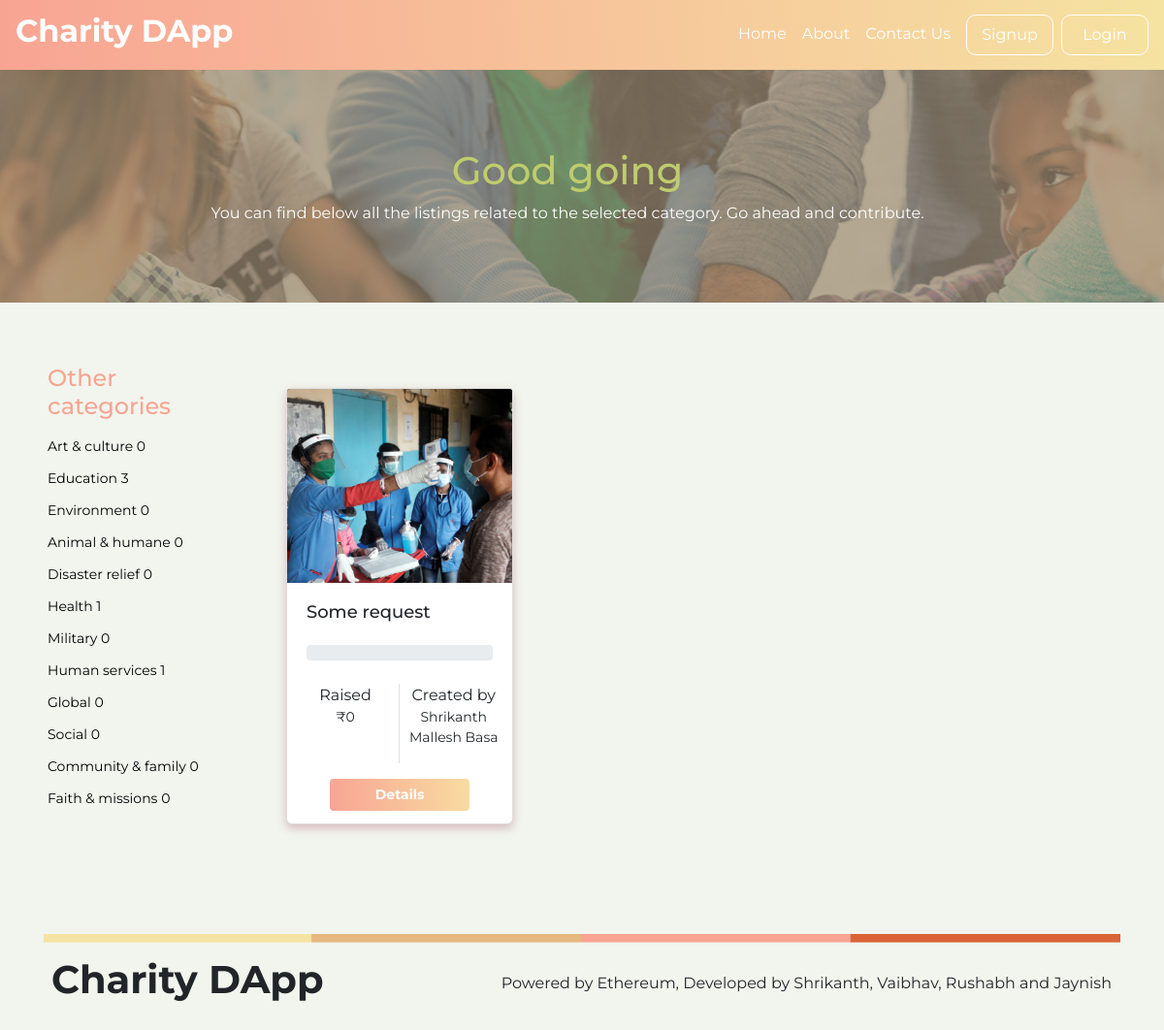
The app's page /listings_categorically.php?cat=Human services with its own data.
### tables this page shows
CREATE TABLE `listings` (
  `listing_ID` int(11) NOT NULL,
  `fk_email` varchar(200) DEFAULT NULL,
  `title` varchar(400) NOT NULL,
  `description` varchar(2000) NOT NULL,
  `category` varchar(200) NOT NULL,
  `fromNGO` varchar(200) DEFAULT NULL,
  `beneficiary_id` varchar(200) NOT NULL,
  `hash` varchar(200) NOT NULL,
  `target` float NOT NULL,
  `reached` varchar(3) NOT NULL DEFAULT 'NO',
  `doclinks` varchar(2000) NOT NULL
);

CREATE TABLE `user` (
  `email` varchar(200) NOT NULL,
  `name` varchar(200) NOT NULL,
  `address` varchar(2000) NOT NULL,
  `dob` date NOT NULL,
  `mobile` bigint(20) NOT NULL,
  `ngo` int(11) NOT NULL,
  `pass` varchar(200) NOT NULL,
  `AC_hash` varchar(200) DEFAULT NULL,
  `balance` float NOT NULL DEFAULT '0'
);

### listings_categorically.php (the view, shortened to what this page needs)
<?php
  if(isset($_GET["cat"])){
    $category = $_GET["cat"];
  }else{
    header("Location: index.php");
  }
?>
<!DOCTYPE html>
<html lang="en" dir="ltr">
  <head>
    <link rel="stylesheet" href="assets/bootstrap/css/bootstrap.css">
    <link rel="stylesheet" href="assets/cs/listings_categorically.css">
  </head>
  <body>
    <?php
    include("header.php");
    include("connection.php");
    function getRowNum($cat){
      include("connection.php");
      $sql = "SELECT count(listing_ID) as cnt from listings where category='$cat'";
      $result = $conn->query($sql);
      $row = $result->fetch_assoc();
      return $row["cnt"];
    }
    ?>
    <div class="container-fluid p-0 m-0">
      <div class="row m-0">
        <div class="col-12 imgsec">
          <div class="row innerrow">
            <div class="col-12 white">
              <h1 class="donate-now">Good going</h1>
              You can find below all the listings related to the selected category. Go ahead and contribute.
            </div>
          </div>
        </div>
      </div>
    </div>
    <div class="container-fluid p-5">
      <div class="row">
        <div class="col-2 p-3 left-links heighted">
          <h4 class="mb-3" style="color: rgb(248,164,147);">Other categories</h4>
          <a href="listings_categorically.php?cat=Arts & culture" class="text-decoration-none black">Art & culture <?php echo getRowNum("Arts & culture"); ?></a>
          <a href="listings_categorically.php?cat=Education" class="text-decoration-none black">Education <?php echo getRowNum("Education"); ?></a>
          <a href="listings_categorically.php?cat=Environment" class="text-decoration-none black">Environment <?php echo getRowNum("Environment"); ?></a>
          <a href="listings_categorically.php?cat=Animals & humane" class="text-decoration-none black">Animal & humane <?php echo getRowNum("Animals & humane"); ?></a>
          <a href="listings_categorically.php?cat=Disaster relief" class="text-decoration-none black">Disaster relief <?php echo getRowNum("Disaster relief"); ?></a>
          <a href="listings_categorically.php?cat=Health & medical" class="text-decoration-none black">Health <?php echo getRowNum("Health & medical"); ?></a>
          <a href="listings_categorically.php?cat=Military" class="text-decoration-none black">Military <?php echo getRowNum("Military"); ?></a>
          <a href="listings_categorically.php?cat=Human services" class="text-decoration-none black">Human services <?php echo getRowNum("Human services"); ?></a>
          <a href="listings_categorically.php?cat=Global" class="text-decoration-none black">Global <?php echo getRowNum("Global"); ?></a>
          <a href="listings_categorically.php?cat=Social" class="text-decoration-none black">Social <?php echo getRowNum("Social"); ?></a>
          <a href="listings_categorically.php?cat=Community & family" class="text-decoration-none black">Community & family <?php echo getRowNum("Community & family"); ?></a>
          <a href="listings_categorically.php?cat=Faith and missions" class="text-decoration-none black">Faith & missions <?php echo getRowNum("Faith and missions"); ?></a>
        </div>
        <div class="col-10 p-3">
          <div class="row pl-5 pr-5">
            <?php
            $sql = "select * from listings where category LIKE '%$category%'";
            $result = $conn->query($sql);
            if ($result->num_rows > 0) {
              while($row = $result->fetch_assoc()) {
                $image = explode("*",$row["doclinks"]);
                $image = $image[0];
                $lid = $row["listing_ID"];
                $lid_email = $row["fk_email"];
                $target = (int)$row["target"];
                $sql2 = "SELECT sum(amount) from donations where fk_listing='$lid'";
                $result2 = $conn->query($sql2);
                $row2 = $result2->fetch_assoc();
                $collected = $row2["sum(amount)"];
                if ($collected=="") {
                  $collected = 0;
                }
                $collected = preg_replace("/(\d+?)(?=(\d\d)+(\d)(?!\d))(\.\d+)?/i", "$1,", $collected);
                $percent_collected = round(($row2["sum(amount)"]/$target)*100);
                $sql2 = "SELECT name from user where email='$lid_email'";
                $result2 = $conn->query($sql2);
                $row2 = $result2->fetch_assoc();
                $postedby = $row2["name"];
                echo '<div class="col-4 p-4 rounded">
                  <div class="card">
                    <div class="img-container">
                    <img class="card-img-top" src="listingimages/'.$image.'" alt="Card image cap">
                    </div>
                    <div class="card-body">
                      <h6 class="card-title">'.$row["title"].'</h6>
                      <div class="progress mt-4">
                        <div class="progress-bar" role="progressbar" style="width: '.$percent_collected.'%" aria-valuenow="'.$percent_collected.'" aria-valuemin="0" aria-valuemax="100"></div>
                      </div>
                      <div class="row mt-4 text-center">
                        <div class="col-6 border-right p-0">
                          <p class="mb-0">Raised</p>
                          <p class="small-text">&#8377;'.$collected.'</p>
                        </div>
                        <div class="col-6 p-0">
                          <p class="mb-0">Created by</p>
                          <p class="small-text">'.$postedby.'</p>
                        </div>
                      </div>
                      <div class="text-center mt-3">
                        <a href="details.php?listing='.$row["listing_ID"].'" class="btn btn-primary w-75">Details</a>
                      </div>
                    </div>
                  </div>
                </div>';
              }
            } else {
              echo "Sorry! no listings found in this category";
            }
            ?>
          </div>
        </div>
      </div>
    </div>
    <div class="container mt-3">
      <img src="assets/group65.png" class="w-100">
      <div class="row p-2">
        <div class="col-4">
          <h1 class="font-weight-bold">Charity DApp</h1>
        </div>
        <div class="col-8 p-3 text-right">
          <p>Powered by Ethereum, Developed by Shrikanth, Vaibhav, Rushabh and Jaynish</p>
        </div>
      </div>
    </div>
  </body>
</html>

### assets/cs/listings_categorically.css (style rules this page uses)
body { font-family: 'Montserrat'; background-color: rgb(228,236,220,0.5); }
.white { color: white!important; }
.black { color: black!important; }
.imgsec { height: 30vh; background-repeat:no-repeat; background-size:cover; background-image: url('../topimg3.jpg'); box-shadow: inset 0 0 0 1000px rgba(151,136,110,.7); }
.innerrow { display: block; position:absolute; top: 50%; left: 50%; transform: translate(-50%,-50%); min-width: 1000px; text-align: center; }
.heighted { max-height: 70vh; }
.donate-now { color: #BFCC6D; }
.left-links a { display: block; margin-top: 12px!important; font-size: 14px; }
.card-title { font-size: 18px; height: 20px; overflow: hidden; }
.card { height: 450px; box-shadow: 0 4px 10px 0 rgb(156 51 83 / 30%); border-radius: 6px; }
.card img, .card img:after { width: 100%; height: 200px; object-fit: cover; background-image: linear-gradient(0deg,transparent 34%,#000 99%); }
.btn-primary { font-size: 14px; color: white; background: linear-gradient(84deg, rgba(248,164,147,1) 0%, rgba(248,220,161,01) 100%); border: none; font-weight:bold; }
.small-text { font-size: 14px; }

### records on screen
listings: title "Some request", collected "0", fk_email.name "Shrikanth Mallesh Basa"

### other values on screen
getRowNum("Arts & culture") "0"
getRowNum("Education") "3"
getRowNum("Environment") "0"
getRowNum("Animals & humane") "0"
getRowNum("Disaster relief") "0"
getRowNum("Health & medical") "1"
getRowNum("Military") "0"
getRowNum("Human services") "1"
getRowNum("Global") "0"
getRowNum("Social") "0"
getRowNum("Community & family") "0"
getRowNum("Faith and missions") "0"
